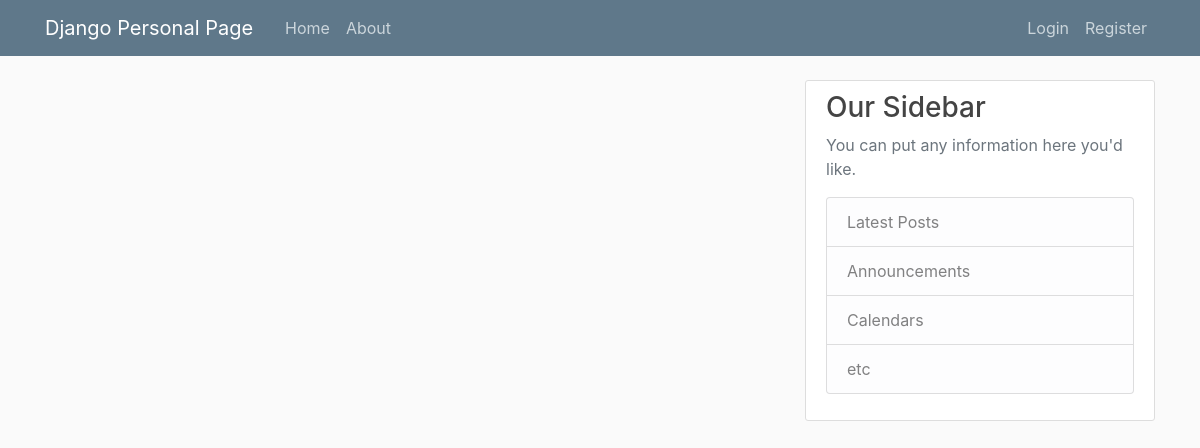
Before: / with the older database file.
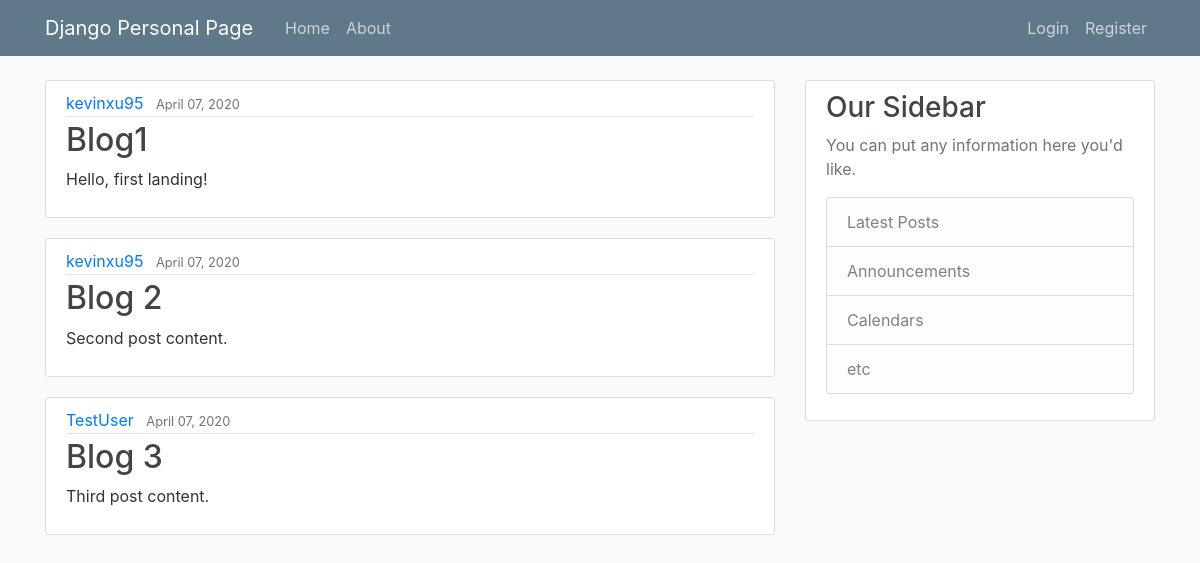
After: the same page with the newer database file.
### mypage/models.py (models this page shows, shortened)
class Post(models.Model):
    title = models.CharField(max_length=100)
    content = models.TextField()  # unstricted text for lines
    date_posted = models.DateTimeField(default=timezone.now)
    author = models.ForeignKey(User, on_delete=models.CASCADE)  # delete posts when user is deleted

### mypage/views.py (the view)
# urls.py: path('', views.home, name='page-home'),
def home(request):
    context = {
        'posts': Post.objects.all()
    }
    return render(request, 'mypage/home.html', context)

### mypage/templates/mypage/home.html
{% extends "mypage/base.html" %}
{% block content%}
    {% for post in posts %}
        <article class="media content-section">
          <div class="media-body">
            <div class="article-metadata">
              <a class="mr-2" href="#">{{ post.author }}</a>
              <small class="text-muted">{{ post.date_posted|date:"F d, Y" }}</small>
            </div>
            <h2><a class="article-title" href="#">{{ post.title }}</a></h2>
            <p class="article-content">{{ post.content }}</p>
          </div>
        </article>
    {% endfor %}
{% endblock content%}

### mypage/templates/mypage/base.html (shortened to what this page needs)
{% load static %}
<!DOCTYPE html>
<html>
<head>
    <link rel="stylesheet" href="https://stackpath.bootstrapcdn.com/bootstrap/4.4.1/css/bootstrap.min.css">
    <link rel="stylesheet" type="text/css" href="{% static 'mypage/main.css' %}">
</head>
</head>
<body>
    <header class="site-header">
      <nav class="navbar navbar-expand-md navbar-dark bg-steel fixed-top">
        <div class="container">
          <a class="navbar-brand mr-4" href="{% url 'page-home' %}">Django Personal Page</a>
          <div class="collapse navbar-collapse" id="navbarToggle">
            <div class="navbar-nav mr-auto">
              <a class="nav-item nav-link" href="{% url 'page-home' %}">Home</a>
              <a class="nav-item nav-link" href="{% url 'page-about' %}">About</a>
            </div>
            <div class="navbar-nav">
              <a class="nav-item nav-link" href="#">Login</a>
              <a class="nav-item nav-link" href="#">Register</a>
            </div>
          </div>
        </div>
      </nav>
    </header>
    <main role="main" class="container">
      <div class="row">
        <div class="col-md-8">
          {% block content %}{% endblock %}
        </div>
        <div class="col-md-4">
          <div class="content-section">
            <h3>Our Sidebar</h3>
            <p class='text-muted'>You can put any information here you'd like.
              <ul class="list-group">
                <li class="list-group-item list-group-item-light">Latest Posts</li>
                <li class="list-group-item list-group-item-light">Announcements</li>
                <li class="list-group-item list-group-item-light">Calendars</li>
                <li class="list-group-item list-group-item-light">etc</li>
              </ul>
            </p>
          </div>
        </div>
      </div>
    </main>
</body>
</html>

### mypage/static/mypage/main.css (style rules this page uses)
body { background: #fafafa; color: #333333; margin-top: 5rem; }
h1, h2, h3, h4, h5, h6 { color: #444444; }
ul { margin: 0; }
.bg-steel { background-color: #5f788a; }
.site-header .navbar-nav .nav-link { color: #cbd5db; }
.content-section { background: #ffffff; padding: 10px 20px; border: 1px solid #dddddd; border-radius: 3px; margin-bottom: 20px; }
.article-title { color: #444444; }
.article-content { white-space: pre-line; }
.article-metadata { padding-bottom: 1px; margin-bottom: 4px; border-bottom: 1px solid #e3e3e3 }

Changed rows visible on the page:
added Post: author "kevinxu95", date_posted "April 07, 2020", title "Blog1", content "Hello, first landing!"
added Post: author "kevinxu95", date_posted "April 07, 2020", title "Blog 2", content "Second post content."
added Post: author "TestUser", date_posted "April 07, 2020", title "Blog 3", content "Third post content."
